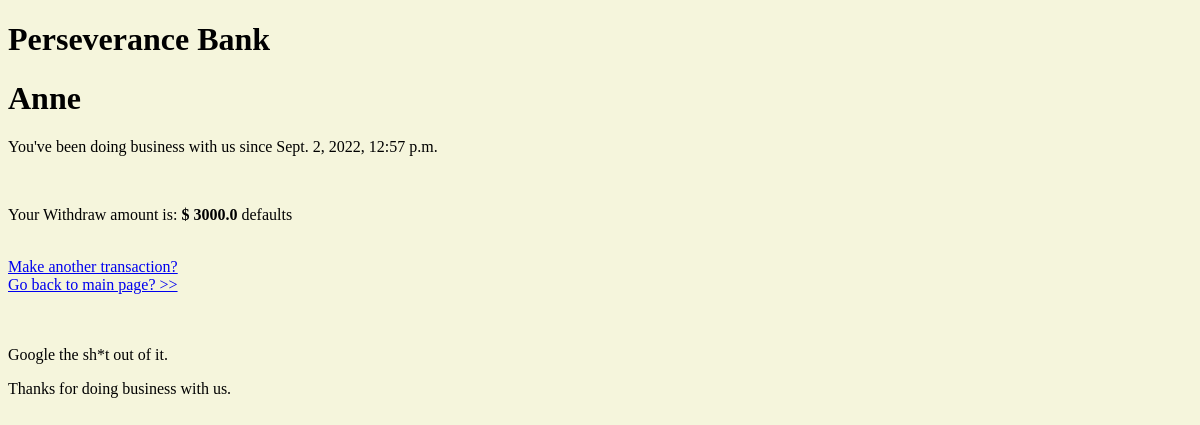
Before: /perseverance/2/account/ with the older database file.
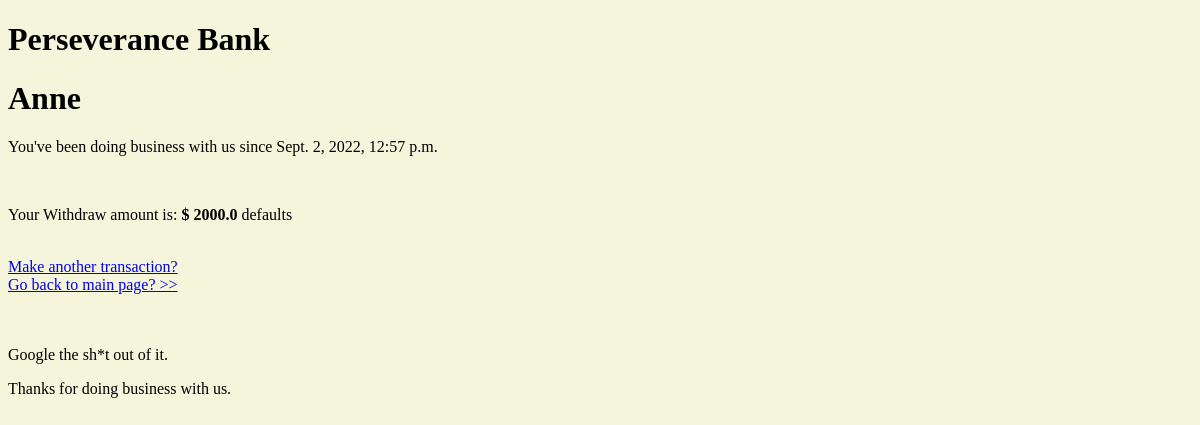
After: the same page with the newer database file.
### perseverance/models.py (models this page shows, shortened)
class Balance(models.Model):
    customer = models.ForeignKey(Customer, on_delete=models.CASCADE)
    balance_text = models.CharField(max_length=200)
    defaults = models.FloatField(default=-999999999.999999999)
    class Meta:
        verbose_name_plural = 'Balance'

### perseverance/views.py (the view)
# urls.py: path('<int:pk>/account/', views.AccountView.as_view(), name='account'),
class AccountView(generic.DetailView):
    model = Customer
    template_name = 'perseverance/account.html'

### perseverance/templates/perseverance/account.html
{% extends "./index.html" %}
  {% block content %}
    <h1>{{ customer.customer_text }}  </h1>
    <p>You've been doing business with us since {{ customer.pub_date }}</p><br>
    {% for bal in customer.balance_set.all %}
      <p>Your {{ bal.balance_text }} amount is: <strong>$ {{ bal.defaults }} </strong> defaults </p>
    {% endfor %}
    <br>
    <a href="{% url 'perseverance:detail' customer.id %}">Make another transaction? </a>
    <br>
    <a href="{% url 'perseverance:index' %}">Go back to main page? >></a>
{% endblock content%}

Changed rows visible on the page:
changed Balance "Withdraw": defaults "3000.0" → "2000.0"
